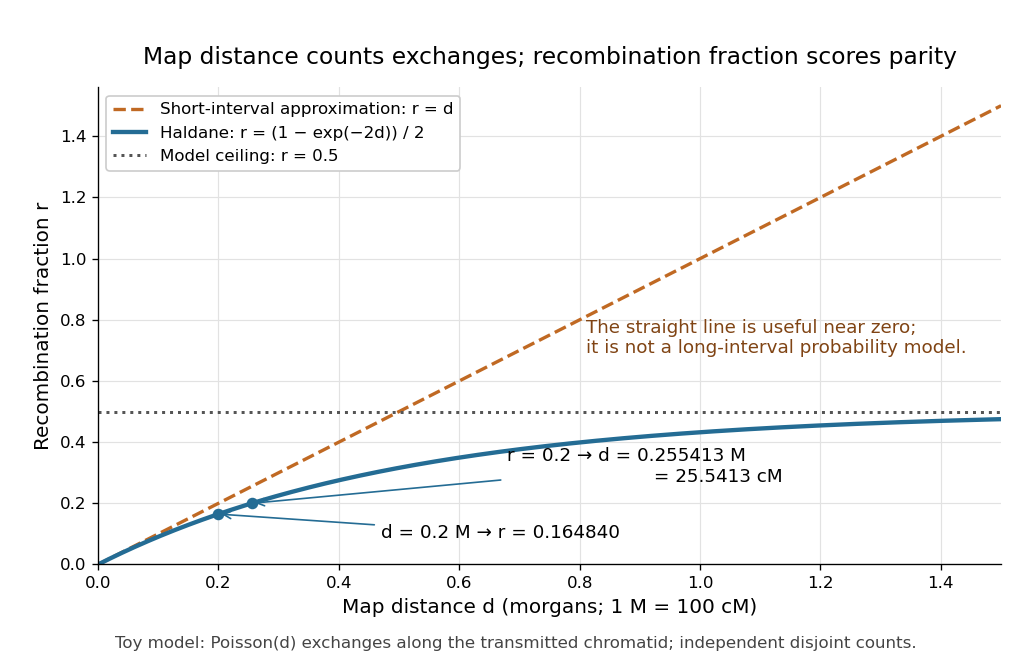

Reproduce this figure in Python.
"""Original Haldane model curve; save an opaque white basename PNG to cwd.

Tested with Python 3.14.4, Matplotlib 3.10.7 (+dfsg1), NumPy 2.3.5.
d is the mean Poisson exchange count on the transmitted chromatid, in morgans.
Run from _media: MPLCONFIGDIR=/tmp/codex-wiki-batch69-mpl python ../recombination-fraction-map-distance.py
"""

from pathlib import Path

import matplotlib

matplotlib.use("Agg")
import matplotlib.pyplot as plt
import numpy as np


def main():
    d = np.linspace(0, 1.5, 601)
    r = -np.expm1(-2 * d) / 2
    fig, ax = plt.subplots(figsize=(8.6, 5.6), facecolor="white")
    ax.set_facecolor("white")
    ax.plot(d, d, "--", color="#c06923", lw=2, label="Short-interval approximation: r = d")
    ax.plot(d, r, color="#246c94", lw=2.6, label="Haldane: r = (1 − exp(−2d)) / 2")
    ax.axhline(0.5, color="#555555", ls=":", lw=1.8, label="Model ceiling: r = 0.5")
    d_inverse = -np.log1p(-0.4) / 2
    r_at_point = -np.expm1(-0.4) / 2
    ax.scatter((0.2, d_inverse), (r_at_point, 0.2), color="#246c94", s=35, zorder=5)
    ax.annotate("d = 0.2 M → r = 0.164840", xy=(0.2, r_at_point), xytext=(0.47, 0.085),
                fontsize=11, arrowprops={"arrowstyle": "->", "color": "#246c94"})
    ax.annotate("r = 0.2 → d = 0.255413 M\n                         = 25.5413 cM",
                xy=(d_inverse, 0.2), xytext=(0.68, 0.27), fontsize=11,
                arrowprops={"arrowstyle": "->", "color": "#246c94"})
    ax.text(0.81, 0.69, "The straight line is useful near zero;\nit is not a long-interval probability model.",
            fontsize=11, color="#804414")
    ax.set_xlim(0, 1.5)
    ax.set_ylim(0, 1.56)
    ax.set_xlabel("Map distance d (morgans; 1 M = 100 cM)", fontsize=12)
    ax.set_ylabel("Recombination fraction r", fontsize=12)
    ax.set_title("Map distance counts exchanges; recombination fraction scores parity", fontsize=14, pad=14)
    ax.legend(loc="upper left", fontsize=10, frameon=True, facecolor="white", framealpha=1)
    ax.grid(color="#e2e2e2", lw=0.7)
    ax.spines[["top", "right"]].set_visible(False)
    fig.text(0.5, 0.035, "Toy model: Poisson(d) exchanges along the transmitted chromatid; independent disjoint counts.",
             ha="center", fontsize=10, color="#444444")
    fig.subplots_adjust(left=0.095, right=0.97, bottom=0.16, top=0.87)
    fig.savefig(Path(__file__).with_suffix(".png").name, dpi=120, facecolor="white", transparent=False)
    plt.close(fig)


if __name__ == "__main__":
    main()
